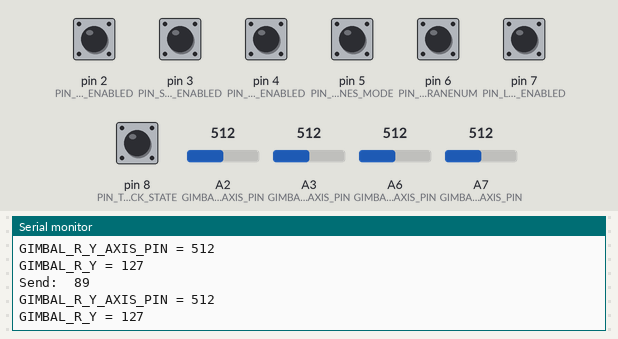
Simulated run of this program. Board: Arduino Nano, built with avr-gcc and run on an emulated ATmega328P. Parts: the last lines printed to the serial monitor. The inputs (shaded band) are chosen by the test bench; at power-on: pin 2 (PIN_BRIDGE_ENABLED), pin 3 (PIN_SPREADER_ENABLED), pin 4 (PIN_MINICRANES_ENABLED), pin 5 (PIN_MINICRANES_MODE), pin 6 (PIN_MINICRANES_ACTIVECRANENUM), pin 7 (PIN_LIFT_ENABLED), pin 8 (PIN_TWISTLOCK_STATE) HIGH, A3 (GIMBAL_R_Y_AXIS_PIN) = 512, A2 (GIMBAL_R_X_AXIS_PIN) = 512, A6 (GIMBAL_L_X_AXIS_PIN) = 512, A7 (GIMBAL_L_Y_AXIS_PIN) = 512. No radio packets arrive unless stated.

Above: at 1.2 s.
1.3 s: A3 (GIMBAL_R_Y_AXIS_PIN) set to 417
At 2.1 s:
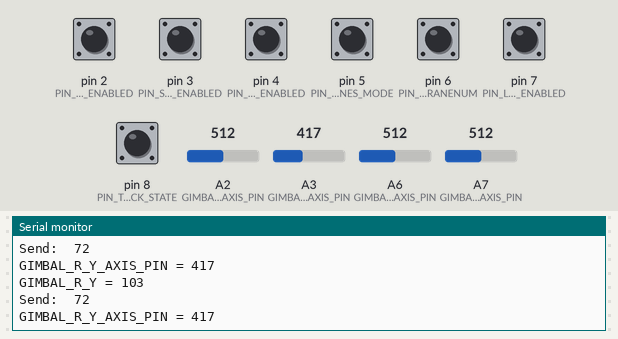
4.3 s: A3 (GIMBAL_R_Y_AXIS_PIN) set to 383
At 4.9 s:
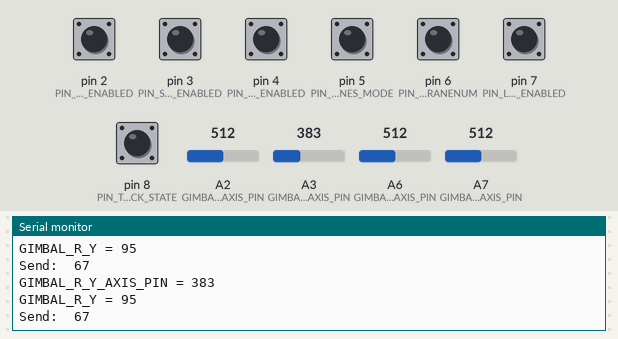
8.8 s: A3 (GIMBAL_R_Y_AXIS_PIN) set to 105
At 9.5 s:
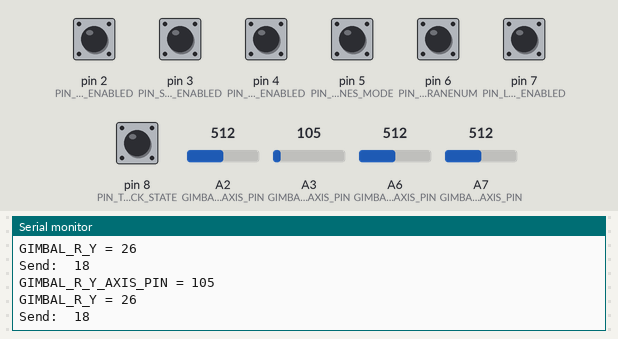
10.3 s: A3 (GIMBAL_R_Y_AXIS_PIN) set to 95
At 11.3 s:
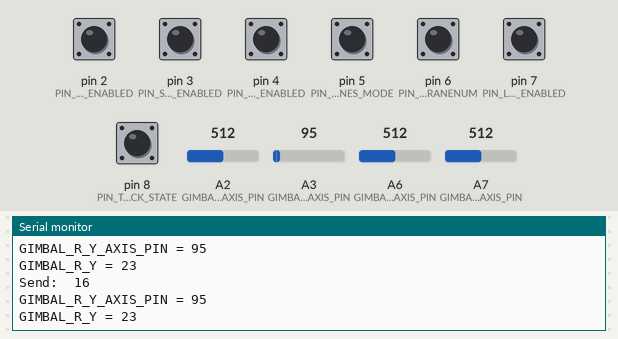
Timing chart, 0 to 13.3 s (numbered marks = the images above; inputs shaded):
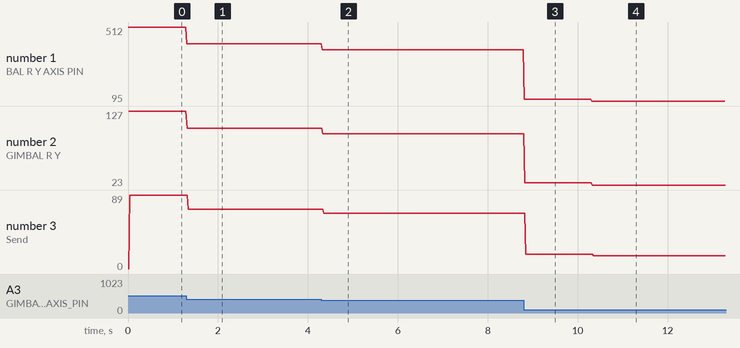

The program:

main.cpp
```cpp
#include <Arduino.h>
//#include <SoftwareSerial.h>
//#include <EncButton.h>
//#include <GyverOLED.h>
#include <RF24.h>

//////////////////////////////////////////////////
///////////        DATA PACKAGE      /////////////
//////////////////////////////////////////////////
struct Data_Package
{
  byte Bridge_Enabled;
  byte Bridge_Drive;
  byte Bridge_Trolley;
  byte Bridge_Winch;

  byte Spreader_Enabled;
  byte Spreader_Rotate;
  byte Spreader_Telescopes;
  byte Spreader_Twistlocks;

  byte Mini_Enabled;
  byte Mini_Mode;
  byte Mini_ActiveCrane;
  byte Mini_Rotate;
  byte Mini_Winch;
  byte Mini_Arm;

  byte Lift_Enabled;
  byte Lift_Drive;
  byte Lift_Servo;
};

Data_Package data;

//////////////////////////////////////////////////
///////////  Communication           /////////////
//////////////////////////////////////////////////
#define TRANS_CE_PIN 9
#define TRANS_CSN_PIN 10
RF24 radio(TRANS_CE_PIN, TRANS_CSN_PIN);// nRF24L01 (CE, CSN)
const byte address[6] = "00001"; // Address

//////////////////////////////////////////////////
///////////  Switches pins           /////////////
//////////////////////////////////////////////////
#define PIN_BRIDGE_ENABLED            2 //enable bridge control
#define PIN_SPREADER_ENABLED          3 //enable spreader control
#define PIN_MINICRANES_ENABLED        4 //eneble minicranes control
#define PIN_MINICRANES_MODE           5 //minicrane twin mode
#define PIN_MINICRANES_ACTIVECRANENUM 6 //minicrane active crane
#define PIN_LIFT_ENABLED              7 //lift enabled
#define PIN_TWISTLOCK_STATE           8 //lock unlock twistlocks


//////////////////////////////////////////////////
///////////  Gimbal pins             /////////////
//////////////////////////////////////////////////
#define GIMBAL_R_X_AXIS_PIN A2 //A2
#define GIMBAL_R_Y_AXIS_PIN A3 //A3

#define GIMBAL_L_X_AXIS_PIN A6 //A6
#define GIMBAL_L_Y_AXIS_PIN A7 //A7

//////////////////////////////////////////////////
///////////  Encoder                 /////////////
//////////////////////////////////////////////////
//#define ENCODER_DIR1_PIN  11
//#define ENCODER_DIR2_PIN  12
//#define ENCODER_KEY_PIN   13
//EncButton encoderButton(ENCODER_DIR1_PIN, ENCODER_DIR2_PIN, ENCODER_KEY_PIN);

//////////////////////////////////////////////////
///////////  Timers                  /////////////
//////////////////////////////////////////////////
uint32_t tmr = millis();
uint32_t tmr2 = millis();

//////////////////////////////////////////////////
///////////  IIC OLED                /////////////
//////////////////////////////////////////////////
//GyverOLED<SSH1106_128x64> oled;

//////////////////////////////////////////////////
/////////// Variables                /////////////
//////////////////////////////////////////////////


void setup()
{
  Serial.begin(38400);

  //Define the radio communication
  radio.begin();
  radio.openWritingPipe(address);
  radio.setAutoAck(false);
  radio.setDataRate(RF24_250KBPS);
  radio.setPALevel(RF24_PA_LOW);
  radio.setChannel(0x60);

  pinMode(PIN_BRIDGE_ENABLED, INPUT_PULLUP);

  pinMode(PIN_SPREADER_ENABLED, INPUT_PULLUP);
  pinMode(PIN_TWISTLOCK_STATE, INPUT_PULLUP);

  pinMode(PIN_MINICRANES_ENABLED, INPUT_PULLUP);
  pinMode(PIN_MINICRANES_MODE, INPUT_PULLUP);
  pinMode(PIN_MINICRANES_ACTIVECRANENUM, INPUT_PULLUP);

  pinMode(PIN_LIFT_ENABLED, INPUT_PULLUP);
}
/*
    fastDW(SH_LD_165, LOW);
    fastDW(SH_LD_165, HIGH);
    for (int i = 0; i < 8; i++)
    {
        if (digitalRead(QH_165))
            buf_165[i] = 1;
        else
            buf_165[i] = 0;
        fastDW(CLK_165, HIGH);
        fastDW(CLK_165, LOW);
    }
    */

void loop()
{


  byte GIMBAL_R_X = map(analogRead(GIMBAL_R_X_AXIS_PIN), 0, 1023, 0, 255);

  byte GIMBAL_R_Y = map(analogRead(GIMBAL_R_Y_AXIS_PIN), 0, 1023, 0, 255);

  byte GIMBAL_L_X = map(analogRead(GIMBAL_L_X_AXIS_PIN), 0, 1023, 0, 255);
  byte GIMBAL_L_Y = map(analogRead(GIMBAL_L_Y_AXIS_PIN), 0, 1023, 0, 255);

  //Добавил, чтобы калибровать "большой" джойстик (всегда новые граници были при подключении)
  Serial.print("GIMBAL_R_Y_AXIS_PIN = ");
  Serial.println(analogRead(GIMBAL_R_Y_AXIS_PIN));
  Serial.print("GIMBAL_R_Y = ");
  Serial.println(GIMBAL_R_Y);
  Serial.print("Send:  ");
  Serial.println(data.Lift_Drive);
  delay(20);

  String S;
  S.reserve(100);
  char str[50];
  S.toCharArray(str,S.length()+1);
  //S.remove;
  /*


  byte BRIDGE_EN    = digitalRead(PIN_BRIDGE_ENABLED);
  byte SPREADER_EN  = digitalRead(PIN_SPREADER_ENABLED);
  byte MINI_EN      = digitalRead(PIN_MINICRANES_ENABLED);
  byte LIFT_EN      = digitalRead(PIN_LIFT_ENABLED);

  byte TWISTLOCKS_STATE       = digitalRead(PIN_TWISTLOCK_STATE) * 180;
  byte MINICRANE_SYNC_STATE   = digitalRead(PIN_MINICRANES_MODE);
  byte MINICRANE_ACTIVE_CRANE = digitalRead(PIN_MINICRANES_ACTIVECRANENUM);
  byte LIFT_UP_DOWN_VAL       = map(GIMBAL_R_Y, 100, 808, 0, 180);
  */

  // BRIDGE
  data.Bridge_Enabled = digitalRead(PIN_BRIDGE_ENABLED);
  data.Bridge_Drive   = GIMBAL_R_X;
  data.Bridge_Trolley = GIMBAL_R_Y;
  data.Bridge_Trolley = GIMBAL_L_Y;

  // SPREADER
  data.Spreader_Enabled     = digitalRead(PIN_SPREADER_ENABLED);
  data.Spreader_Rotate      = GIMBAL_R_X;
  data.Spreader_Telescopes  = GIMBAL_L_Y;
  data.Spreader_Twistlocks  = digitalRead(PIN_TWISTLOCK_STATE) * 180;

  // MINI CRANES
  data.Mini_Enabled     = digitalRead(PIN_MINICRANES_ENABLED);
  data.Mini_Mode        = digitalRead(PIN_MINICRANES_MODE);
  data.Mini_ActiveCrane = digitalRead(PIN_MINICRANES_ACTIVECRANENUM);
  data.Mini_Rotate      = GIMBAL_R_X;
  data.Mini_Winch       = GIMBAL_L_Y;
  data.Mini_Arm         = GIMBAL_R_Y;

  // LIFT
  data.Lift_Enabled = digitalRead(PIN_LIFT_ENABLED);
  data.Lift_Drive   = map(GIMBAL_R_Y, 0, 255, 0, 180);
  data.Lift_Servo   = 6;

  radio.write(&data, sizeof(Data_Package));

  }
```

Measured:
- the behaviour switches between 402 and 401 on A3 (GIMBAL_R_Y_AXIS_PIN) (found by bisection; images 1 and 2)
- the behaviour switches between 100 and 99 on A3 (GIMBAL_R_Y_AXIS_PIN) (found by bisection; images 3 and 4)
- after the input at 1.3 s, the serial monitor: prints a new line at once (image 1)
- after the input at 4.3 s, the serial monitor: prints a new line at once (image 2)
- after the input at 8.8 s, the serial monitor: prints a new line at once (image 3)
- after the input at 10.3 s, the serial monitor: prints a new line at once (image 4)
- plotted number 1: 512 → 417 after the input at 1.3 s, 417 → 383 after the input at 4.3 s, 383 → 105 after the input at 8.8 s
- plotted number 2: 127 → 103 after the input at 1.3 s, 103 → 95 after the input at 4.3 s, 95 → 26 after the input at 8.8 s, 26 → 23 after the input at 10.3 s
